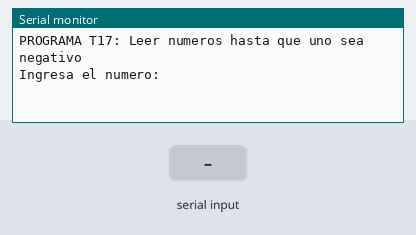
The sketch below on a simulated Arduino Uno, built with avr-gcc and run on an emulated ATmega328P. Shown: the last lines printed to the serial monitor. Inputs (shaded band) come from the test bench.

Above: at 1.2 s.
1.3 s: "90,45\n" received over Serial
At 1.67 s:
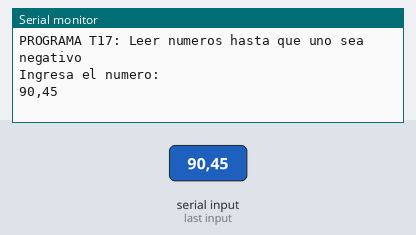
3.0 s: "0\n" received over Serial
At 4.5 s:
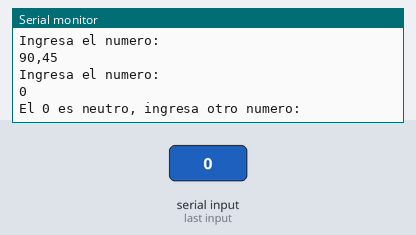
4.8 s: "1,90,45\n" received over Serial
At 5.17 s:
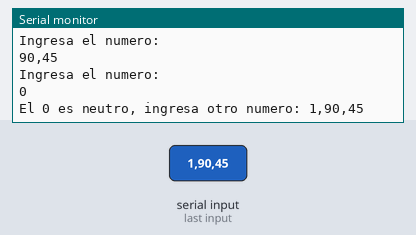

Measured:
- after the input at 1.3 s, the serial monitor: prints a new line after 0.21 s (image 1)
- after the input at 3.0 s, the serial monitor: prints a new line after 0.21 s (image 2)
- after the input at 4.8 s, the serial monitor: prints a new line after 0.21 s (image 3)

The sketch:

ProgramaT17.ino
```cpp
void setup() {
  // put your setup code here, to run once:
  Serial.begin(9600);
  Serial.setTimeout(100);
  Serial.println("PROGRAMA T17: Leer numeros hasta que uno sea negativo");
}

int estado = 0, numero, cont = 0;
String lectura, numeros;
char* s;

void loop() {
  // put your main code here, to run repeatedly:

  switch (estado) {

    case 0:
      Serial.println("Ingresa el numero: ");
      estado = 1;
      break;

    case 1:
    case 5:
      if (Serial.available() > 0) {
        lectura = Serial.readString();
        if (estado == 1) {
          estado = 2;
        } else {
          estado = 6;
        }
      }
      break;

    case 2:
    case 6:
      if (!lectura.equals("")) {
        if (estado == 2) {
          Serial.print(lectura);
          numero = lectura.toInt();
          estado = 3;
        } else {
          if ((lectura.toInt()) == 1) {
            estado = 0;
          } else {
            estado = 4;
          }
        }
      } else {
        estado -= 1;
      }
      break;

    case 3:
      if (numero >= 0) {
        if (numero != 0) {
          if (cont == 0) {
            numeros = numeros + numero;
            estado = 0;
            cont += 1;
          }else{
            numeros = numeros + "," + numero;
            estado = 0;
          }
        }else{
          Serial.print("El 0 es neutro, ingresa otro numero: ");
          estado = 1;
        }
      } else {
        estado = 4;
      }
      break;

    case 4:
      Serial.println(String(numeros));
      numeros = "";
      Serial.print("Deseas Repetir el algoritmo? (1 = SI / 0 = NO)");
      estado = 5;
      break;

  }

  delay(100);

}
```
